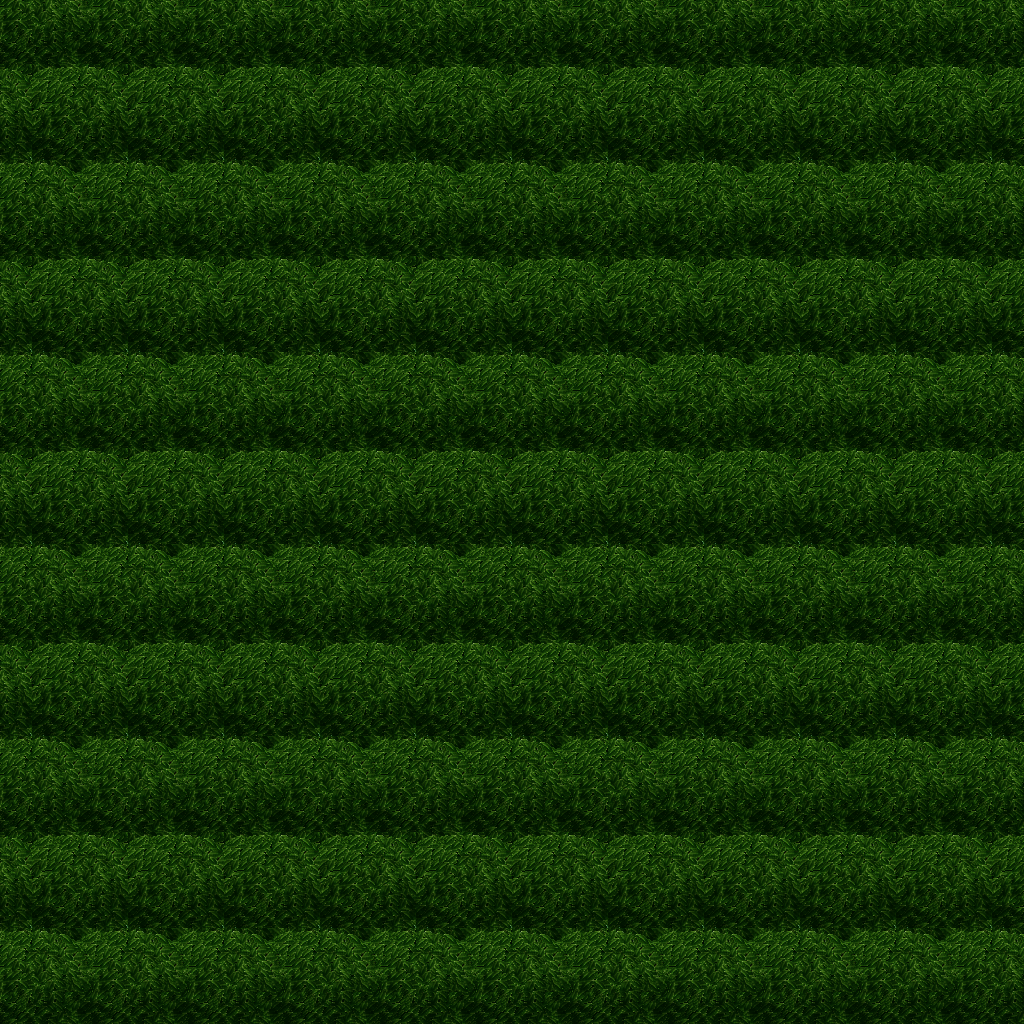

Below is a game level as drawn by its tile map, then a one-line description and the .tmx that defines it (tile-layer data replaced by summaries):
An orthogonal 32x32 tile map with 32x32 px tiles, 5 tile layers (Ground, Objects, Objects2, Above, ...), 1 hidden layer not drawn, 3 tilesets.

<map version="1.10" tiledversion="1.11.0" orientation="orthogonal" renderorder="right-down" width="32" height="32" tilewidth="32" tileheight="32" infinite="0" nextlayerid="11" nextobjectid="1">
 <tileset firstgid="1" name="ground_ground" tilewidth="32" tileheight="32" tilecount="33" columns="3">
  <image source="../drawable/ground_ground.png" width="96" height="352" />
 </tileset>
 <tileset firstgid="34" name="plant_tree_tree_darkgreen" tilewidth="32" tileheight="32" tilecount="88" columns="8">
  <image source="../drawable/plant_tree_tree_darkgreen.png" width="256" height="352" />
 </tileset>
 <tileset firstgid="122" name="logic_collision" tilewidth="32" tileheight="32" tilecount="1" columns="1">
  <image source="../drawable/logic_collision.png" width="32" height="32" />
 </tileset>
 <layer id="1" name="Ground" width="32" height="32">
  <data>[1024 cells, 1024 non-empty, 1 distinct tile ids]</data>
 </layer>
 <layer id="2" name="Objects" width="32" height="32">
  <data>[1024 cells, 0 non-empty, 0 distinct tile ids]</data>
 </layer>
 <layer id="3" name="Objects2" width="32" height="32">
  <data>[1024 cells, 0 non-empty, 0 distinct tile ids]</data>
 </layer>
 <layer id="4" name="Above" width="32" height="32">
  <data>[1024 cells, 1024 non-empty, 18 distinct tile ids]</data>
 </layer>
 <layer id="5" name="Above2" width="32" height="32">
  <data>[1024 cells, 0 non-empty, 0 distinct tile ids]</data>
 </layer>
 <layer id="6" name="Walkable" width="32" height="32" visible="0">
  <data>[1024 cells, 1024 non-empty, 1 distinct tile ids]</data>
 </layer>
 <objectgroup id="7" name="Mapevents" />
 <objectgroup id="8" name="Spawn" />
 <objectgroup id="9" name="Keys" />
 <objectgroup id="10" name="Replace" />
</map>
